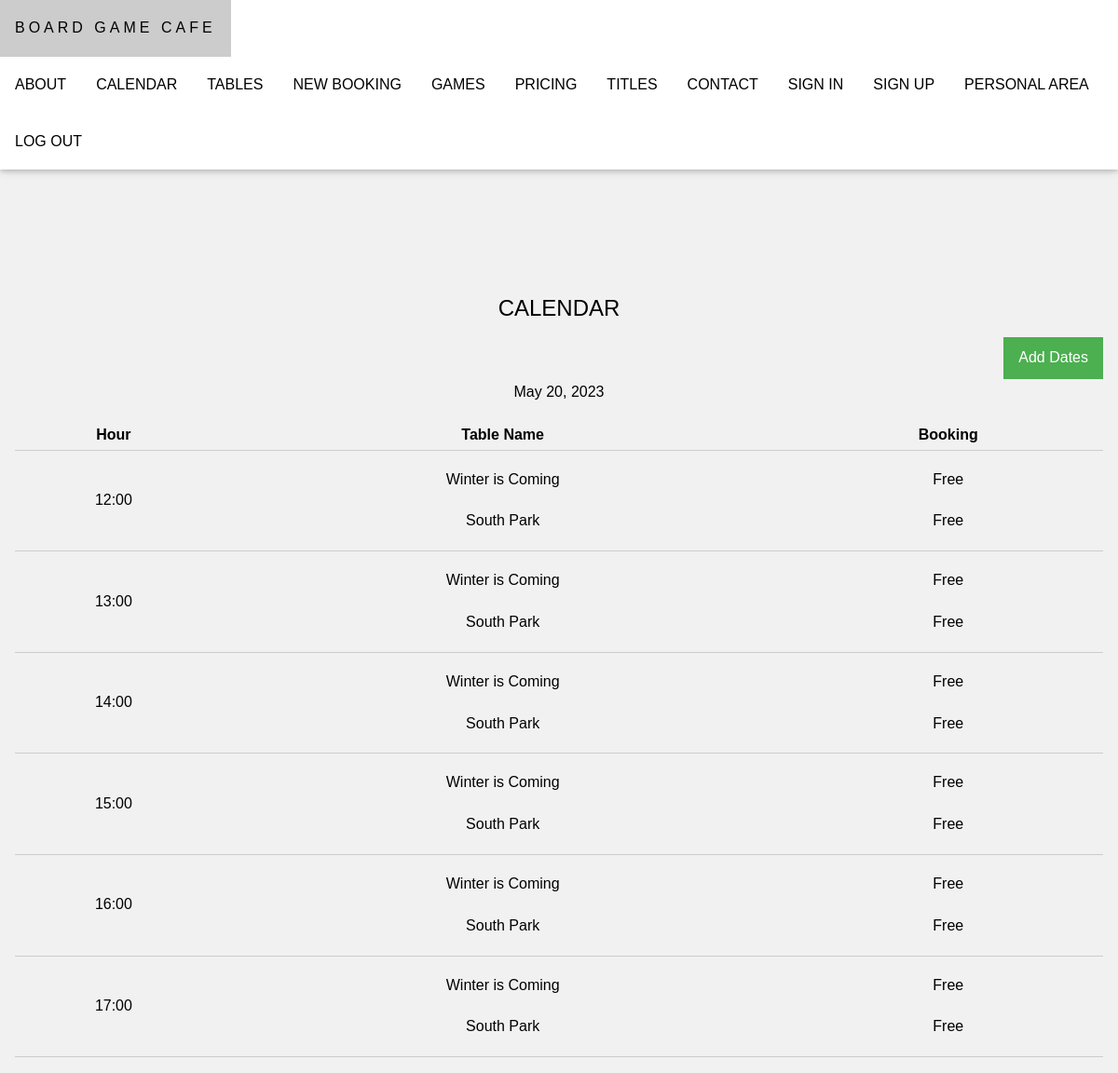
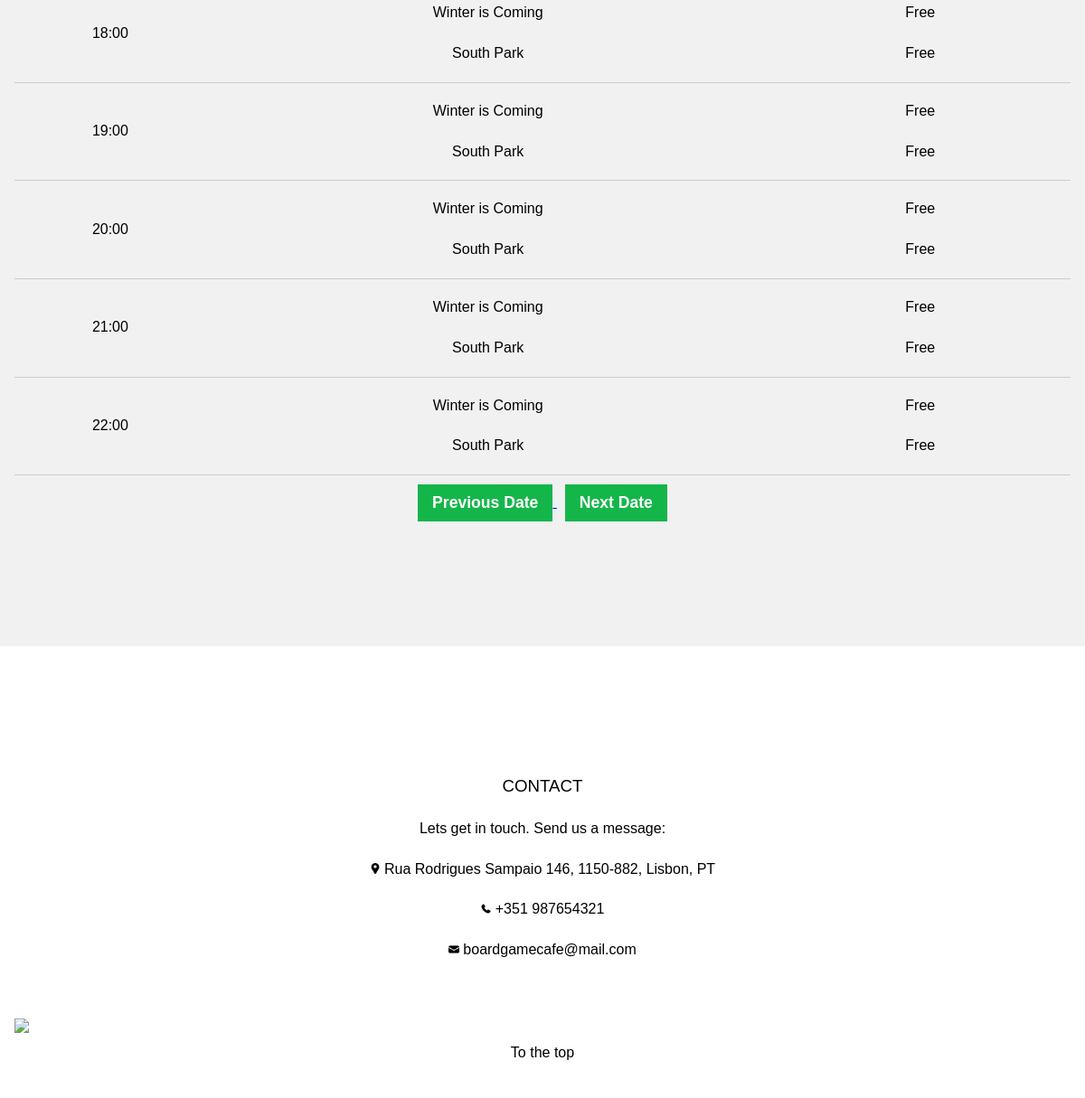
The page /boardgamecafe/calendar on the database its author committed (2 pictures, top to bottom).
### boardgamecafe/models.py (models this page shows)
class Calendar(models.Model):
    date = models.DateField()
    open_time = models.TimeField()
    close_time = models.TimeField() # mudei de end para close
    log_is_active = models.BooleanField()
    log_date_created = models.DateTimeField()
    log_date_last_update = models.DateTimeField()

class Table(models.Model):
    name = models.CharField(max_length=50)
    capacity = models.IntegerField(validators=[MinValueValidator(0)])
    log_is_active = models.BooleanField()
    log_date_created = models.DateTimeField()
    log_date_last_update = models.DateTimeField()

### boardgamecafe/views.py (the view)
# urls.py: path('calendar', views.calendar, name='calendar'),
def calendar(request):
    tables_list = alltables()
    today_str = datetime.strftime(datetime.now(), '%Y-%m-%d')
    today_date = datetime.strptime(today_str, '%Y-%m-%d').date()
    date = Calendar.objects.filter(date=today_date).values('id', 'date', 'open_time', 'close_time', 'log_is_active')
    if date.count() > 0:
        for d in date:
            if d['log_is_active']:
                slots_list = allslots(date)
                return render(request, 'boardgamecafe/calendar.html',
                              {'date': today_date, 'tables': tables_list, 'dateobj': date, 'slots_list': slots_list})
            else:
                return render(request, 'boardgamecafe/calendar.html', {'date': today_date})
    else:
        return render(request, 'boardgamecafe/calendar.html', {'date': today_date})

### boardgamecafe/views.py (called while the page is built)
def alltables():
    all_tables = Table.objects.all()
    tables_list = []
    for table in all_tables:
        new_table = {'id': table.id, 'name': table.name, 'capacity': table.capacity, 'log_is_active': table.log_is_active}
        tables_list.append(new_table)
    return tables_list

def allslots(date):
    slots_list = []
    for d in date:
        if date.count() > 0 and d['log_is_active']:
            ot_aux = int(d['open_time'].strftime('%H:%M').split(':')[0])
            ct_aux = int(d['close_time'].strftime('%H:%M').split(':')[0])
            for i in range(ot_aux, ct_aux + 1):
                if i < 10:
                    aux = "0" + str(i) + ":00"
                else:
                    aux = str(i) + ":00"
                slots_list.append(aux)
    return slots_list

### boardgamecafe/templates/boardgamecafe/calendar.html (shortened to what this page needs)
{% extends "boardgamecafe/template.html" %}
{% load static %}
{% block content %}
    <section class="w3-container w3-light-grey w3-center" style="padding:128px 16px" id="calendar">
        <h1>CALENDAR</h1>
        <a class="w3-green w3-button w3-center w3-right" href="{% url 'boardgamecafe:addremovecalendar' %}">Add Dates</a>
        <br>
        {% if dateobj %}
            {% for d in dateobj %}
                <p> {{ date }} </p>
                <div>
                    <table>
                        <tr>
                            <td> <b> Hour </b> </td>
                            <td> <b> Table Name </b> </td>
                            <td> <b> Booking </b> </td>
                        </tr>
                        {% for s in slots_list %}
                            <tr>
                                <td> {{ s }} </td>
                                <td>
                                    {% for t in tables %}
                                        <p> {{ t.name }} </p>
                                    {% endfor %}
                                </td>
                                <td>
                                    {% for t in tables %}
                                        <p> Free </p>
                                    {% endfor %}
                                </td>
                            </tr>
                        {% endfor %}
                    </table>
                </div>
            {% endfor %}
        {% else %}
            <p> {{ date }} </p>
            <p> There is no calendar for this day </p>
        {% endif %}
        <div class="w3-center">
            <a href="{% url 'boardgamecafe:nextdate' date 1 %}">
                <button class="form_crude_btn w3-button w3-center" id="previous_date"> Previous Date </button>
            </a>
            <a href="{% url 'boardgamecafe:nextdate' date 0 %}">
                <button class="form_crude_btn w3-button w3-center" id="next_date"> Next Date </button>
            </a>
        </div>
    </section>
{% endblock %}

### boardgamecafe/static/boardgamecafe/css/style.css (style rules this page uses)
html { -ms-text-size-adjust:100%;-webkit-text-size-adjust:100% }
body { margin:0 }
h1,h2,h3,h4,h5,h6 { font-family:"Segoe UI",Arial,sans-serif;font-weight:400;margin:10px 0 }
.w3-btn,.w3-button { border:none;display:inline-block;padding:8px 16px;vertical-align:middle;overflow:hidden;text-decoration:none;color:inherit;background-color:inherit;text-align:center;cursor:pointer;white-space:nowrap }
.w3-btn,.w3-button { -webkit-touch-callout:none;-webkit-user-select:none;-khtml-user-select:none;-moz-user-select:none;-ms-user-select:none;user-select:none }
.w3-container:after,.w3-container:before,.w3-panel:after,.w3-panel:before,.w3-row:after,.w3-row:before,.w3-row-padding:after,.w3-row-padding:before, .w3-cell-row:before,.w3-cell-row:after,.w3-clear:after,.w3-clear:before,.w3-bar:before,.w3-bar:after { content:"";display:table;clear:both }
.w3-container,.w3-panel { padding:0.01em 16px }
.w3-center { text-align:center!important }
.w3-right { float:right!important }
.w3-green,.w3-hover-green:hover { color:#fff!important;background-color:#4CAF50!important }
.w3-light-grey,.w3-hover-light-grey:hover,.w3-light-gray,.w3-hover-light-gray:hover { color:#000!important;background-color:#f1f1f1!important }
body,h1,h2,h3,h4,h5,h6 { font-family: "Raleway", sans-serif }
body, html { height: 100%; line-height: 1.8; }
.form_crude_btn { font-weight: 600; font-size: 1.1em; padding: 10px 16px; margin: 10px 0; color: #ffffff; background: #14b64a; }
table { border-collapse: collapse; width: 100%; }
tr { border-bottom: 1px solid #ccc; }

### rows shown on the page
Calendar: date "May 20, 2023", slots_list "12:00" "13:00" "14:00" "15:00" "16:00" "17:00" "18:00" "19:00" "20:00" "21:00" "22:00"
Table: name "Winter is Coming" "Winter is Coming" "Winter is Coming" "Winter is Coming" "Winter is Coming" "Winter is Coming" "Winter is Coming" "Winter is Coming" "Winter is Coming" "Winter is Coming" "Winter is Coming"
Table: name "South Park" "South Park" "South Park" "South Park" "South Park" "South Park" "South Park" "South Park" "South Park" "South Park" "South Park"
